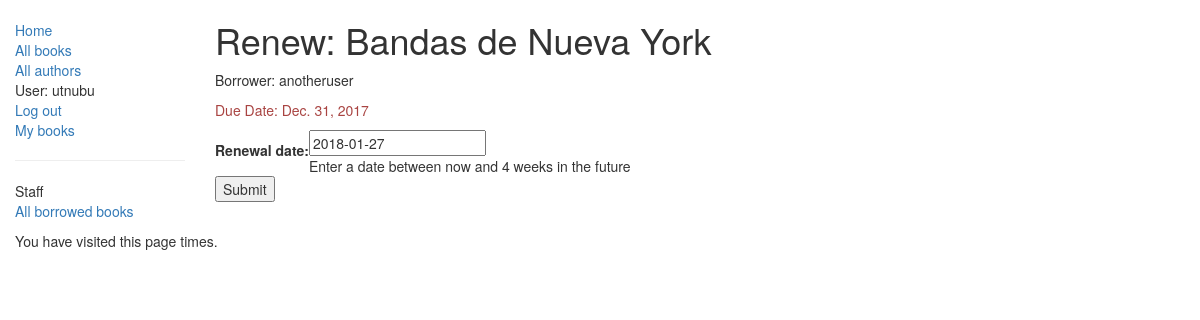
Page /catalog/book/77804efa-9b0d-4a55-b39e-570f9c244ea5/renew/ (signed in) on the committed database.
### catalog/models.py (models this page shows, shortened)
class BookInstance(models.Model):
    id = models.UUIDField(primary_key=True, default=uuid.uuid4, help_text="Unique ID for this book across the whole library")
    book = models.ForeignKey(Book, on_delete=models.SET_NULL, null=True)
    imprint = models.CharField(max_length=200)
    due_back = models.DateField(null=True, blank=True)
    LOAN_STATUS = (
        ('m', 'Maintenance'),
        ('o', 'On Loan'),
        ('a', 'Available'),
        ('r', 'Reserved'),
        ('p', 'Between Matter Phases'),
        ('x', 'Trapped in Dimension X'),
        ('k', 'Not Yet Provided By The Free Market')
    )
    status = models.CharField(max_length=1, choices=LOAN_STATUS, blank=True, default='m', help_text='Book availability')
    borrower = models.ForeignKey(User, on_delete=models.SET_NULL, null=True, blank=True)
    class Meta:
        ordering = ['due_back']
        permissions = (("can_mark_returned", "Set book as returned"),("can_renew", "Renew book due date"))
    @property
    def is_overdue(self):
        if self.due_back and date.today() > self.due_back:
            return True
        return False

class Book(models.Model):
    title = models.CharField(max_length=200)
    author = models.ForeignKey('Author', on_delete=models.SET_NULL, null=True)
    summary = models.TextField(max_length=1000, help_text="Please enter a BRIEF description of the book")
    isbn = models.CharField('ISBN', max_length=13, help_text='13-character <a href="https://www.isbn-international.org/content/what-isbn">ISBN number</a>')
    genre = models.ManyToManyField(Genre, help_text="Select a genre for this book")
    language = models.ForeignKey(Language, on_delete=models.SET_NULL, null=True)
    def display_genre(self):
        """
        Returns first 3 genres in short description string so admin site can display
        """
        return ', '.join([genre.name for genre in self.genre.all()[:3]])
    display_genre.short_description = 'Hurf Blurf'

### catalog/views.py (the view)
# urls.py: url(r'^book/(?P<pk>[-\w]+)/renew/$', views.renew_book_librarian, name='renew-book-librarian'),
@permission_required('catalog.can_renew')
def renew_book_librarian(request, pk):
    book_inst = get_object_or_404(BookInstance, pk=pk)
    if request.method == 'POST':
        form = RenewalBookForm(request.POST)
        if form.is_valid():
            book_inst.due_back = form.cleaned_data['renewal_date']
            book_inst.save()
            return HttpResponseRedirect(reverse('all-borrowed-books'))
    else:
        proposed_renewal_date = datetime.date.today() + datetime.timedelta(weeks=3)
        form = RenewalBookForm(initial={'renewal_date': proposed_renewal_date,})
    return render(request, 'catalog/book_renew_librarian.html', {'form': form, 'bookinst': book_inst})

### catalog/forms.py (shortened to what this page needs)
class RenewalBookForm(forms.Form):
    renewal_date = forms.DateField(help_text="Enter a date between now and 4 weeks in the future")

### catalog/templates/catalog/book_renew_librarian.html (shortened to what this page needs)
{% extends "base_generic.html" %}
{% block content %}
    <h1>Renew: {{ bookinst.book.title }}</h1>
    <p>Borrower: {{ bookinst.borrower }}</p>
    <p{% if bookinst.is_overdue %} class="text-danger"{% endif %}>Due Date: {{ bookinst.due_back }}</p>
    <form action="" method="post">
        <table>
            {{ form }}
        </table>
        <input type="submit" value="Submit" />
    </form>
{% endblock %}

### catalog/templates/base_generic.html (shortened to what this page needs)
<!DOCTYPE html>
<html lang="en">
    <head>
        <link rel="stylesheet" href="https://maxcdn.bootstrapcdn.com/bootstrap/3.3.7/css/bootstrap.min.css">
        {% load static %}
        <link rel="stylesheet" href="{% static 'css/style.css' %}">
    </head>
    <body>
        <div class="container-fluid">
            <div class="row">
                <div class="col-sm-2">
                    {% block sidebar %}
                    <ul class="sidebar-nav">
                        <li><a href="{% url 'index' %}">Home</a></li>
                        <li><a href="{% url 'books' %}">All books</a></li>
                        <li><a href="{% url 'authors' %}">All authors</a></li>
                        {% if user.is_authenticated %}
                        <li>User: {{ user.get_username }}</li>
                        <li><a href="{% url 'logout' %}?next={{ request.path }}">Log out</a></li>
                        <li><a href="{% url 'borrowed-books' %}">My books</a></li>
                        {% else %}
                        <li><a href="{% url 'login' %}?next={{ request.path }}">Log in</a></li>
                        {% endif %}
                        {% if perms.catalog.can_mark_returned %}
                        <hr>
                        Staff
                        <li><a href="{% url 'all-borrowed-books' %}">All borrowed books</a></li>
                        {% endif %}
                    </ul>
                    {% endblock %}
                </div>
                <div class="col-sm-10">
                    {% block content %}{% endblock %}
                </div>
            </div>
            <p>You have visited this page {{ num_visits }} {% if num_visits == 1 %}time{% else %}times{% endif %}.</p>
        </div>
    </body>
</html>

### catalog/static/css/style.css (style rules this page uses)
.sidebar-nav { margin-top: 20px; padding: 0; list-style: none; }

### rows in the picture
BookInstance: book "Bandas de Nueva York", borrower "anotheruser", due_back "Dec. 31, 2017"

### other values in the picture
{{ user.get_username }} "utnubu"
